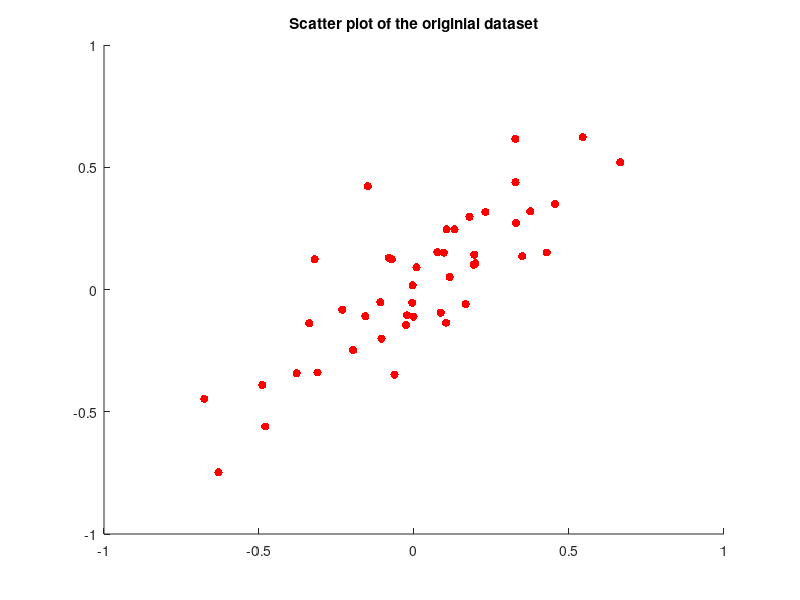

This chart was generated by the following MATLAB code: (Note: this script raises an error after producing the figure.)
load('data.mat') %% x: (2x45)

figure;
scatter(x(1, :), x(2, :), "r", "filled");
title("Scatter plot of the originial dataset");

[labels, centers] = k_means(x, 2);

plot_labels(x, labels, centers);

[projected_data, eigenvectors] = pca(x, 2);

figure;
scatter(projected_data(1, :), 0, "r", "filled");
title("Scatter plot of dataset projected onto 2 pca dimensions");
xlabel('u_1');
ylabel('u_2');

figure;
hold on;
scatter(x(1, :), x(2, :), "r", "filled");
for i = 1:size(eigenvectors, 2)
    v = eigenvectors(:, i) * 0.5;
    quiver(0, 0, v(1), v(2), 'b', 'LineWidth', 1.5);
end
title("Principal components with the original dataset");
xlabel('x')
ylabel('y')

[projected_data , eigenvectors] = pca(x, 1);

figure;
scatter(projected_data(1, :), 0, "r", "filled");
title("Scatter plot of dataset projected onto 1 pca dimensions");
xlabel('u_1');